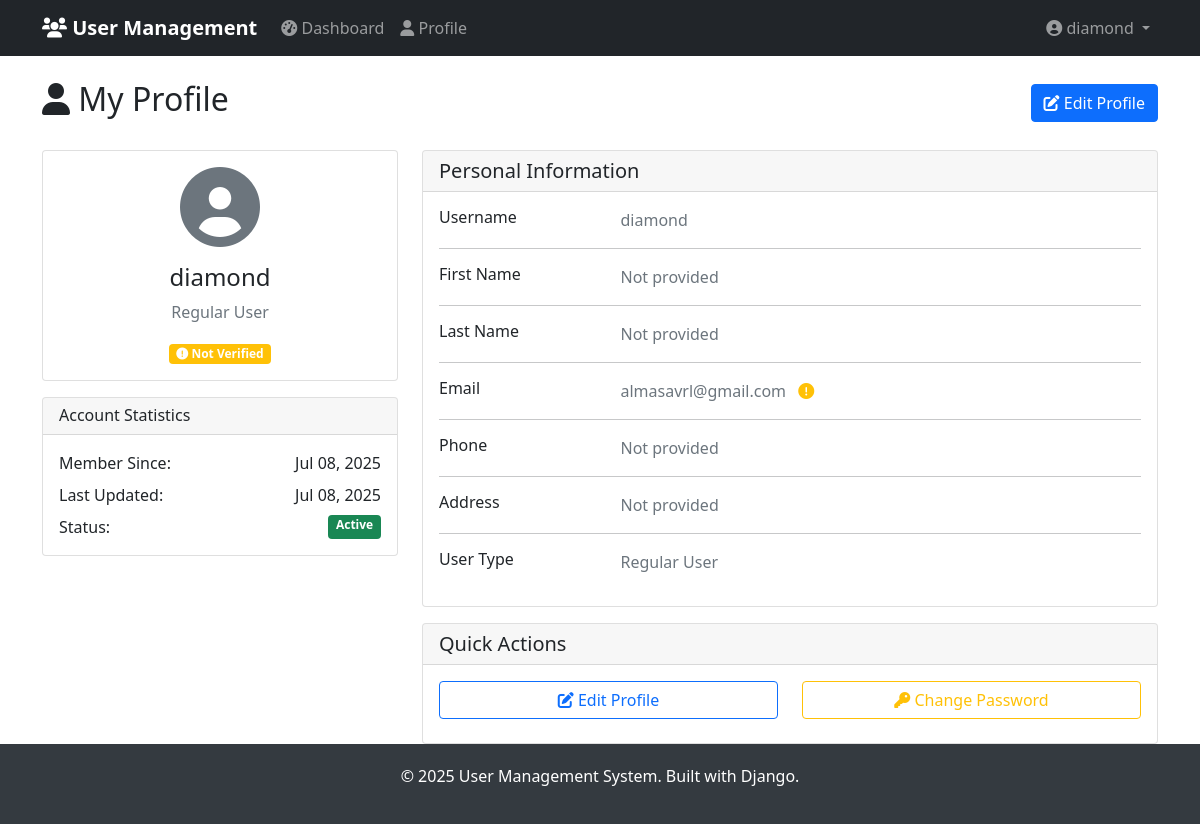
/profile/ (signed in), run on the app's committed database.
### accounts/models.py (models this page shows, shortened)
class UserProfile(models.Model):
    USER_TYPES = [
        ('admin', 'Admin'),
        ('user', 'Regular User'),
    ]
    user = models.OneToOneField(User, on_delete=models.CASCADE)
    user_type = models.CharField(max_length=10, choices=USER_TYPES, default='user')
    phone_number = models.CharField(max_length=15, blank=True)
    address = models.TextField(blank=True)
    profile_picture = models.ImageField(upload_to='profile_pics/', blank=True, null=True)
    is_verified = models.BooleanField(default=False)
    verification_token = models.UUIDField(default=uuid.uuid4, unique=True)
    created_at = models.DateTimeField(auto_now_add=True)
    updated_at = models.DateTimeField(auto_now=True)
    @property
    def full_name(self):
        return f"{self.user.first_name} {self.user.last_name}".strip()

### accounts/views.py (the view)
# urls.py: path('profile/', views.profile_view, name='profile'),
@login_required
def profile_view(request):
    context = {
        'user': request.user,
        'profile': request.user.userprofile,
    }
    return render(request, 'accounts/profile.html', context)

### templates/accounts/profile.html (shortened to what this page needs)
{% extends 'base.html' %}
{% block content %}
<div class="container mt-4">
    <div class="row">
        <div class="col-12">
            <div class="d-flex justify-content-between align-items-center mb-4">
                <h2>
                    <i class="fas fa-user"></i> My Profile
                </h2>
                <a href="{% url 'accounts:profile_edit' %}" class="btn btn-primary">
                    <i class="fas fa-edit"></i> Edit Profile
                </a>
            </div>
        </div>
    </div>
    <div class="row">
        <div class="col-md-4">
            <div class="card">
                <div class="card-body text-center">
                    {% if profile.profile_picture %}
                        <img src="{{ profile.profile_picture.url }}" alt="Profile Picture" class="profile-img mb-3">
                    {% else %}
                        <i class="fas fa-user-circle fa-5x text-muted mb-3"></i>
                    {% endif %}
                    <h4>{{ profile.full_name|default:user.username }}</h4>
                    <p class="text-muted">{{ profile.get_user_type_display }}</p>
                    {% if profile.is_verified %}
                        <span class="badge bg-success">
                            <i class="fas fa-check-circle"></i> Verified
                        </span>
                    {% else %}
                        <span class="badge bg-warning">
                            <i class="fas fa-exclamation-circle"></i> Not Verified
                        </span>
                    {% endif %}
                </div>
            </div>
            <div class="card mt-3">
                <div class="card-header">
                    <h6 class="mb-0">Account Statistics</h6>
                </div>
                <div class="card-body">
                    <div class="d-flex justify-content-between mb-2">
                        <span>Member Since:</span>
                        <span>{{ profile.created_at|date:"M d, Y" }}</span>
                    </div>
                    <div class="d-flex justify-content-between mb-2">
                        <span>Last Updated:</span>
                        <span>{{ profile.updated_at|date:"M d, Y" }}</span>
                    </div>
                    <div class="d-flex justify-content-between">
                        <span>Status:</span>
                        {% if user.is_active %}
                            <span class="badge bg-success">Active</span>
                        {% else %}
                            <span class="badge bg-danger">Inactive</span>
                        {% endif %}
                    </div>
                </div>
            </div>
        </div>
        <div class="col-md-8">
            <div class="card">
                <div class="card-header">
                    <h5 class="mb-0">Personal Information</h5>
                </div>
                <div class="card-body">
                    <div class="row mb-3">
                        <div class="col-sm-3">
                            <h6 class="mb-0">Username</h6>
                        </div>
                        <div class="col-sm-9 text-secondary">
                            {{ user.username }}
                        </div>
                    </div>
                    <hr>
                    <div class="row mb-3">
                        <div class="col-sm-3">
                            <h6 class="mb-0">First Name</h6>
                        </div>
                        <div class="col-sm-9 text-secondary">
                            {{ user.first_name|default:"Not provided" }}
                        </div>
                    </div>
                    <hr>
                    <div class="row mb-3">
                        <div class="col-sm-3">
                            <h6 class="mb-0">Last Name</h6>
                        </div>
                        <div class="col-sm-9 text-secondary">
                            {{ user.last_name|default:"Not provided" }}
                        </div>
                    </div>
                    <hr>
                    <div class="row mb-3">
                        <div class="col-sm-3">
                            <h6 class="mb-0">Email</h6>
                        </div>
                        <div class="col-sm-9 text-secondary">
                            {{ user.email }}
                            {% if profile.is_verified %}
                                <i class="fas fa-check-circle text-success ms-2" title="Verified"></i>
                            {% else %}
                                <i class="fas fa-exclamation-circle text-warning ms-2" title="Not Verified"></i>
                            {% endif %}
                        </div>
                    </div>
                    <hr>
                    <div class="row mb-3">
                        <div class="col-sm-3">
                            <h6 class="mb-0">Phone</h6>
                        </div>
                        <div class="col-sm-9 text-secondary">
                            {{ profile.phone_number|default:"Not provided" }}
                        </div>
                    </div>
                    <hr>
                    <div class="row mb-3">
                        <div class="col-sm-3">
                            <h6 class="mb-0">Address</h6>
                        </div>
                        <div class="col-sm-9 text-secondary">
                            {{ profile.address|default:"Not provided" }}
                        </div>
                    </div>
                    <hr>
                    <div class="row mb-3">
                        <div class="col-sm-3">
                            <h6 class="mb-0">User Type</h6>
                        </div>
                        <div class="col-sm-9 text-secondary">
                            {{ profile.get_user_type_display }}
                        </div>
                    </div>
                </div>
            </div>
            <div class="card mt-3">
                <div class="card-header">
                    <h5 class="mb-0">Quick Actions</h5>
                </div>
                <div class="card-body">
                    <div class="row">
                        <div class="col-md-6 mb-2">
                            <a href="{% url 'accounts:profile_edit' %}" class="btn btn-outline-primary btn-block w-100">
                                <i class="fas fa-edit"></i> Edit Profile
                            </a>
                        </div>
                        <div class="col-md-6 mb-2">
                            <a href="{% url 'accounts:change_password' %}" class="btn btn-outline-warning btn-block w-100">
                                <i class="fas fa-key"></i> Change Password
                            </a>
                        </div>
                    </div>
                </div>
            </div>
        </div>
    </div>
</div>
{% endblock %}

### templates/base.html (shortened to what this page needs)
<!DOCTYPE html>
<html lang="en">
<head>
    <link href="https://cdn.jsdelivr.net/npm/bootstrap@5.1.3/dist/css/bootstrap.min.css" rel="stylesheet">
    <link href="https://cdnjs.cloudflare.com/ajax/libs/font-awesome/6.0.0/css/all.min.css" rel="stylesheet">
</head>
<body class="d-flex flex-column min-vh-100">
    <nav class="navbar navbar-expand-lg navbar-dark bg-dark">
        <div class="container">
            <a class="navbar-brand" href="{% url 'accounts:home' %}">
                <i class="fas fa-users"></i> User Management
            </a>
            <div class="collapse navbar-collapse" id="navbarNav">
                <ul class="navbar-nav me-auto">
                    {% if user.is_authenticated %}
                        <li class="nav-item">
                            <a class="nav-link" href="{% url 'accounts:dashboard' %}">
                                <i class="fas fa-tachometer-alt"></i> Dashboard
                            </a>
                        </li>
                        <li class="nav-item">
                            <a class="nav-link" href="{% url 'accounts:profile' %}">
                                <i class="fas fa-user"></i> Profile
                            </a>
                        </li>
                    {% endif %}
                </ul>
                <ul class="navbar-nav">
                    {% if user.is_authenticated %}
                        <li class="nav-item dropdown">
                            <a class="nav-link dropdown-toggle" href="#" id="navbarDropdown" role="button" data-bs-toggle="dropdown">
                                <i class="fas fa-user-circle"></i> {{ user.first_name|default:user.username }}
                            </a>
                        </li>
                    {% endif %}
                </ul>
            </div>
        </div>
    </nav>
    <main class="flex-grow-1">
        {% block content %}
        {% endblock %}
    </main>
    <footer class="footer">
        <div class="container">
            <p>&copy; 2025 User Management System. Built with Django.</p>
        </div>
    </footer>
</body>
</html>

### templates/base.html (style rules this page uses)
.navbar-brand { font-weight: bold; }
.footer { background-color: #343a40; color: white; text-align: center; padding: 20px 0; margin-top: auto; }

### data on the page
UserProfile: full_name "diamond", user_type "Regular User", created_at "Jul 08, 2025", updated_at "Jul 08, 2025", phone_number "Not provided", address "Not provided"

### other printed values
{{ user.first_name|default:user.username }} "diamond"
{{ user.username }} "diamond"
{{ user.first_name|default:"Not provided" }} "Not provided"
{{ user.last_name|default:"Not provided" }} "Not provided"
{{ user.email }} "almasavrl@gmail.com"
